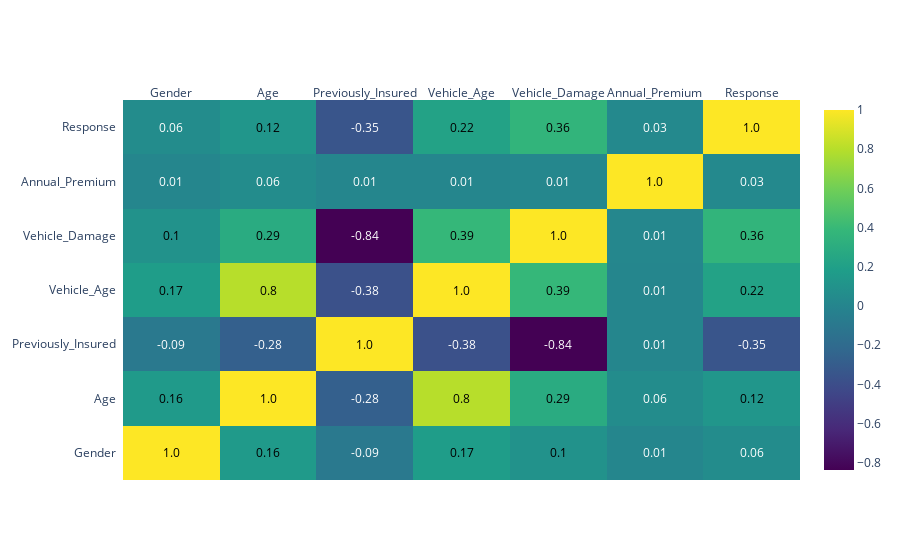

Here is the notebook cell this chart was saved with:
### Markdown cell above
Кажется, что признак не даёт поезой информации.

### Code cell
# Вычисляем корреляцию
corr_matrix = df.corr()

# Создаем тепловую карту (heatmap)
fig = ff.create_annotated_heatmap(
    z=corr_matrix.values,
    x=list(corr_matrix.columns),
    y=list(corr_matrix.index),
    colorscale='Viridis',  # Цветовая схема
    annotation_text=corr_matrix.round(2).values,  # Округляем до 2 знаков
    showscale=True
)
# Отображаем график
fig.show()

### Figure 1 — Plotly figure (JSON) as saved in the notebook; plotly's stock layout.template omitted (floating-point values rounded to 4 significant figures)
{"data": [{"colorscale": [[0, "#440154"], [0.1111, "#482878"], [0.2222, "#3e4989"], [0.3333, "#31688e"], [0.4444, "#26828e"], [0.5556, "#1f9e89"], [0.6667, "#35b779"], [0.7778, "#6ece58"], [0.8889, "#b5de2b"], [1, "#fde725"]], "reversescale": false, "showscale": true, "type": "heatmap", "x": ["Gender", "Age", "Previously_Insured", "Vehicle_Age", "Vehicle_Damage", "Annual_Premium", "Response"], "y": ["Gender", "Age", "Previously_Insured", "Vehicle_Age", "Vehicle_Damage", "Annual_Premium", "Response"], "z": [[1.0, 0.1577, -0.08761, 0.1733, 0.09699, 0.01065, 0.05521], [0.1577, 1.0, -0.2762, 0.8027, 0.288, 0.05633, 0.1221], [-0.08761, -0.2762, 1.0, -0.3767, -0.8362, 0.007665, -0.3459], [0.1733, 0.8027, -0.3767, 1.0, 0.3867, 0.009858, 0.2195], [0.09699, 0.288, -0.8362, 0.3867, 1.0, 0.01273, 0.3598], [0.01065, 0.05633, 0.007665, 0.009858, 0.01273, 1.0, 0.03226], [0.05521, 0.1221, -0.3459, 0.2195, 0.3598, 0.03226, 1.0]]}], "layout": {"annotations": [{"font": {"color": "#000000"}, "showarrow": false, "text": "1.0", "x": "Gender", "xref": "x", "y": "Gender", "yref": "y"}, {"font": {"color": "#000000"}, "showarrow": false, "text": "0.16", "x": "Age", "xref": "x", "y": "Gender", "yref": "y"}, {"font": {"color": "#FFFFFF"}, "showarrow": false, "text": "-0.09", "x": "Previously_Insured", "xref": "x", "y": "Gender", "yref": "y"}, {"font": {"color": "#000000"}, "showarrow": false, "text": "0.17", "x": "Vehicle_Age", "xref": "x", "y": "Gender", "yref": "y"}, {"font": {"color": "#000000"}, "showarrow": false, "text": "0.1", "x": "Vehicle_Damage", "xref": "x", "y": "Gender", "yref": "y"}, {"font": {"color": "#FFFFFF"}, "showarrow": false, "text": "0.01", "x": "Annual_Premium", "xref": "x", "y": "Gender", "yref": "y"}, {"font": {"color": "#FFFFFF"}, "showarrow": false, "text": "0.06", "x": "Response", "xref": "x", "y": "Gender", "yref": "y"}, {"font": {"color": "#000000"}, "showarrow": false, "text": "0.16", "x": "Gender", "xref": "x", "y": "Age", "yref": "y"}, {"font": {"color": "#000000"}, "showarrow": false, "text": "1.0", "x": "Age", "xref": "x", "y": "Age", "yref": "y"}, {"font": {"color": "#FFFFFF"}, "showarrow": false, "text": "-0.28", "x": "Previously_Insured", "xref": "x", "y": "Age", "yref": "y"}, {"font": {"color": "#000000"}, "showarrow": false, "text": "0.8", "x": "Vehicle_Age", "xref": "x", "y": "Age", "yref": "y"}, {"font": {"color": "#000000"}, "showarrow": false, "text": "0.29", "x": "Vehicle_Damage", "xref": "x", "y": "Age", "yref": "y"}, {"font": {"color": "#FFFFFF"}, "showarrow": false, "text": "0.06", "x": "Annual_Premium", "xref": "x", "y": "Age", "yref": "y"}, {"font": {"color": "#000000"}, "showarrow": false, "text": "0.12", "x": "Response", "xref": "x", "y": "Age", "yref": "y"}, {"font": {"color": "#FFFFFF"}, "showarrow": false, "text": "-0.09", "x": "Gender", "xref": "x", "y": "Previously_Insured", "yref": "y"}, {"font": {"color": "#FFFFFF"}, "showarrow": false, "text": "-0.28", "x": "Age", "xref": "x", "y": "Previously_Insured", "yref": "y"}, {"font": {"color": "#000000"}, "showarrow": false, "text": "1.0", "x": "Previously_Insured", "xref": "x", "y": "Previously_Insured", "yref": "y"}, {"font": {"color": "#FFFFFF"}, "showarrow": false, "text": "-0.38", "x": "Vehicle_Age", "xref": "x", "y": "Previously_Insured", "yref": "y"}, {"font": {"color": "#FFFFFF"}, "showarrow": false, "text": "-0.84", "x": "Vehicle_Damage", "xref": "x", "y": "Previously_Insured", "yref": "y"}, {"font": {"color": "#FFFFFF"}, "showarrow": false, "text": "0.01", "x": "Annual_Premium", "xref": "x", "y": "Previously_Insured", "yref": "y"}, {"font": {"color": "#FFFFFF"}, "showarrow": false, "text": "-0.35", "x": "Response", "xref": "x", "y": "Previously_Insured", "yref": "y"}, {"font": {"color": "#000000"}, "showarrow": false, "text": "0.17", "x": "Gender", "xref": "x", "y": "Vehicle_Age", "yref": "y"}, {"font": {"color": "#000000"}, "showarrow": false, "text": "0.8", "x": "Age", "xref": "x", "y": "Vehicle_Age", "yref": "y"}, {"font": {"color": "#FFFFFF"}, "showarrow": false, "text": "-0.38", "x": "Previously_Insured", "xref": "x", "y": "Vehicle_Age", "yref": "y"}, {"font": {"color": "#000000"}, "showarrow": false, "text": "1.0", "x": "Vehicle_Age", "xref": "x", "y": "Vehicle_Age", "yref": "y"}, {"font": {"color": "#000000"}, "showarrow": false, "text": "0.39", "x": "Vehicle_Damage", "xref": "x", "y": "Vehicle_Age", "yref": "y"}, {"font": {"color": "#FFFFFF"}, "showarrow": false, "text": "0.01", "x": "Annual_Premium", "xref": "x", "y": "Vehicle_Age", "yref": "y"}, {"font": {"color": "#000000"}, "showarrow": false, "text": "0.22", "x": "Response", "xref": "x", "y": "Vehicle_Age", "yref": "y"}, {"font": {"color": "#000000"}, "showarrow": false, "text": "0.1", "x": "Gender", "xref": "x", "y": "Vehicle_Damage", "yref": "y"}, {"font": {"color": "#000000"}, "showarrow": false, "text": "0.29", "x": "Age", "xref": "x", "y": "Vehicle_Damage", "yref": "y"}, {"font": {"color": "#FFFFFF"}, "showarrow": false, "text": "-0.84", "x": "Previously_Insured", "xref": "x", "y": "Vehicle_Damage", "yref": "y"}, {"font": {"color": "#000000"}, "showarrow": false, "text": "0.39", "x": "Vehicle_Age", "xref": "x", "y": "Vehicle_Damage", "yref": "y"}, {"font": {"color": "#000000"}, "showarrow": false, "text": "1.0", "x": "Vehicle_Damage", "xref": "x", "y": "Vehicle_Damage", "yref": "y"}, {"font": {"color": "#FFFFFF"}, "showarrow": false, "text": "0.01", "x": "Annual_Premium", "xref": "x", "y": "Vehicle_Damage", "yref": "y"}, {"font": {"color": "#000000"}, "showarrow": false, "text": "0.36", "x": "Response", "xref": "x", "y": "Vehicle_Damage", "yref": "y"}, {"font": {"color": "#FFFFFF"}, "showarrow": false, "text": "0.01", "x": "Gender", "xref": "x", "y": "Annual_Premium", "yref": "y"}, {"font": {"color": "#FFFFFF"}, "showarrow": false, "text": "0.06", "x": "Age", "xref": "x", "y": "Annual_Premium", "yref": "y"}, {"font": {"color": "#FFFFFF"}, "showarrow": false, "text": "0.01", "x": "Previously_Insured", "xref": "x", "y": "Annual_Premium", "yref": "y"}, {"font": {"color": "#FFFFFF"}, "showarrow": false, "text": "0.01", "x": "Vehicle_Age", "xref": "x", "y": "Annual_Premium", "yref": "y"}, {"font": {"color": "#FFFFFF"}, "showarrow": false, "text": "0.01", "x": "Vehicle_Damage", "xref": "x", "y": "Annual_Premium", "yref": "y"}, {"font": {"color": "#000000"}, "showarrow": false, "text": "1.0", "x": "Annual_Premium", "xref": "x", "y": "Annual_Premium", "yref": "y"}, {"font": {"color": "#FFFFFF"}, "showarrow": false, "text": "0.03", "x": "Response", "xref": "x", "y": "Annual_Premium", "yref": "y"}, {"font": {"color": "#FFFFFF"}, "showarrow": false, "text": "0.06", "x": "Gender", "xref": "x", "y": "Response", "yref": "y"}, {"font": {"color": "#000000"}, "showarrow": false, "text": "0.12", "x": "Age", "xref": "x", "y": "Response", "yref": "y"}, {"font": {"color": "#FFFFFF"}, "showarrow": false, "text": "-0.35", "x": "Previously_Insured", "xref": "x", "y": "Response", "yref": "y"}, {"font": {"color": "#000000"}, "showarrow": false, "text": "0.22", "x": "Vehicle_Age", "xref": "x", "y": "Response", "yref": "y"}, {"font": {"color": "#000000"}, "showarrow": false, "text": "0.36", "x": "Vehicle_Damage", "xref": "x", "y": "Response", "yref": "y"}, {"font": {"color": "#FFFFFF"}, "showarrow": false, "text": "0.03", "x": "Annual_Premium", "xref": "x", "y": "Response", "yref": "y"}, {"font": {"color": "#000000"}, "showarrow": false, "text": "1.0", "x": "Response", "xref": "x", "y": "Response", "yref": "y"}], "xaxis": {"dtick": 1, "gridcolor": "rgb(0, 0, 0)", "side": "top", "ticks": ""}, "yaxis": {"dtick": 1, "ticks": "", "ticksuffix": "  "}}}
